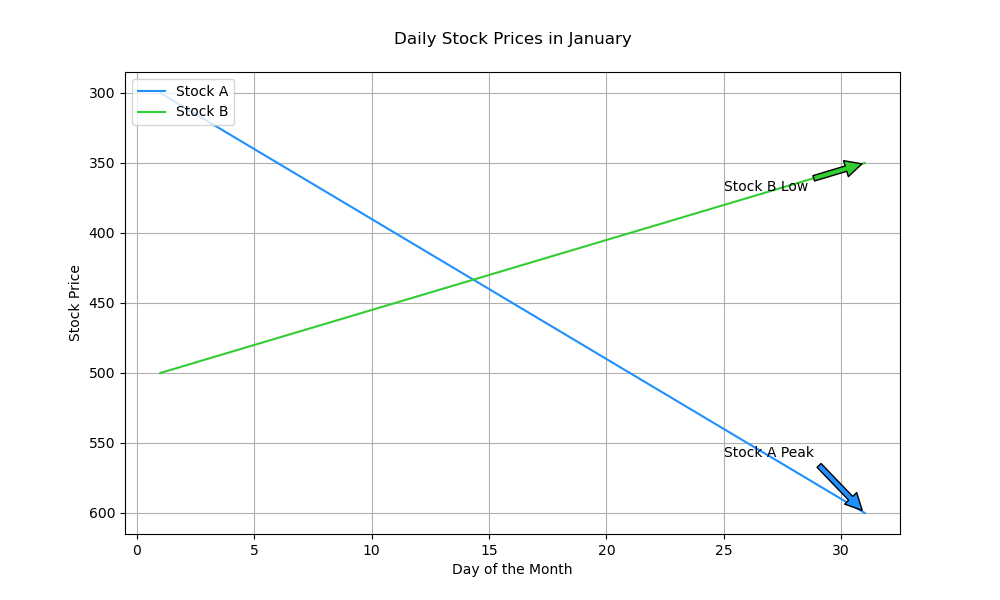

Source code (Python):

import matplotlib.pyplot as plt

days = [i for i in range(1, 32)]
price_stock_a = [300, 310, 320, 330, 340, 350, 360, 370, 380, 390, 400, 410, 420, 430, 440, 450, 460, 470, 480, 490, 500, 510, 520, 530, 540, 550, 560, 570, 580, 590, 600]
price_stock_b = [500, 495, 490, 485, 480, 475, 470, 465, 460, 455, 450, 445, 440, 435, 430, 425, 420, 415, 410, 405, 400, 395, 390, 385, 380, 375, 370, 365, 360, 355, 350]

plt.figure(figsize=(10, 6))
plt.plot(days, price_stock_a, color='#1E90FF', label='Stock A')  # DodgerBlue
plt.plot(days, price_stock_b, color='#32CD32', label='Stock B')  # LimeGreen

plt.title('Daily Stock Prices in January', pad=20)
plt.xlabel('Day of the Month')
plt.ylabel('Stock Price')

plt.annotate('Stock A Peak', xy=(31, price_stock_a[-1]), xytext=(25, price_stock_a[-5]),
             arrowprops=dict(facecolor='#1E90FF', shrink=0.05))

plt.annotate('Stock B Low', xy=(31, price_stock_b[-1]), xytext=(25, price_stock_b[-5]),
             arrowprops=dict(facecolor='#32CD32', shrink=0.05))

plt.gca().invert_yaxis()
plt.grid(True)
plt.legend(loc='upper left')
plt.show()
